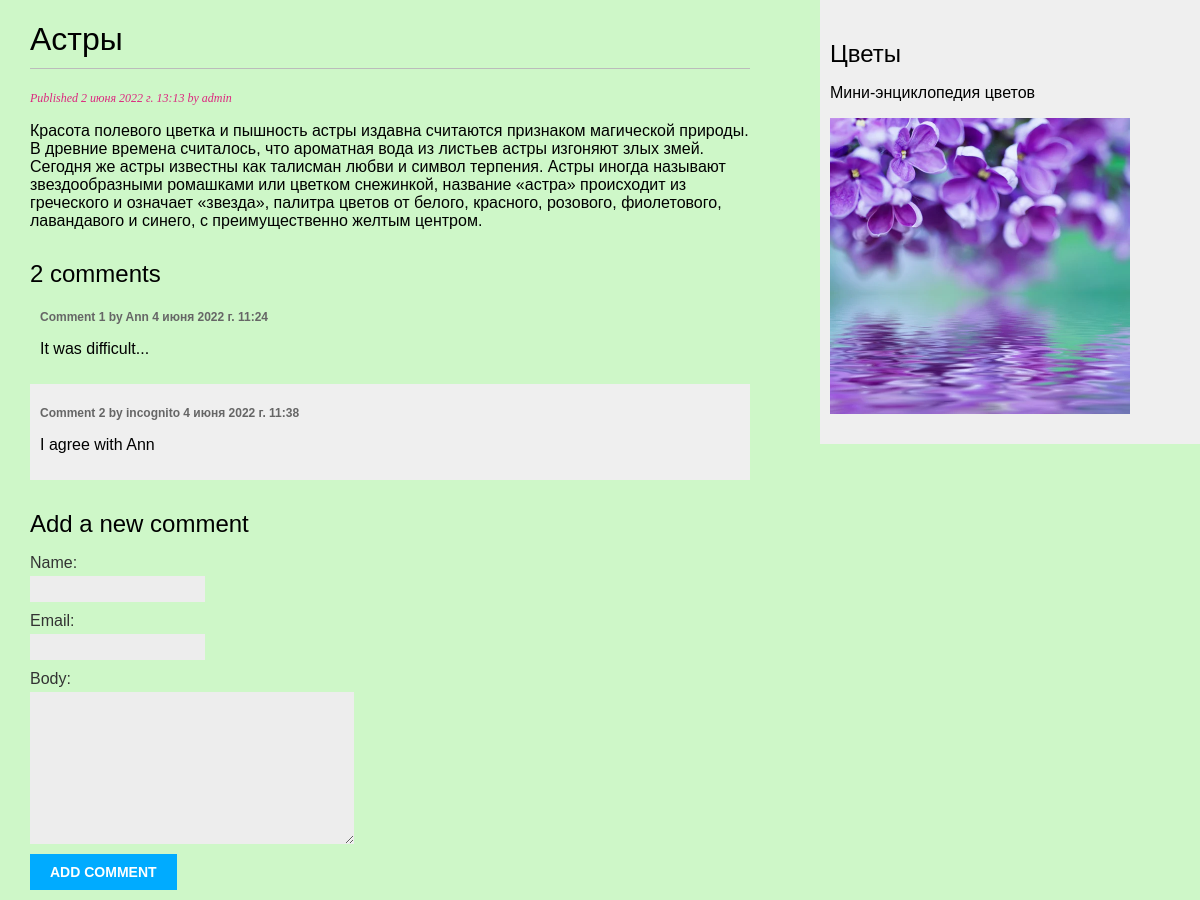
Page /blog/1/ on the committed database.
### blog/models.py (models this page shows, shortened)
class Post(models.Model):
    class Status(models.TextChoices):
        DRAFT = 'DF', 'Draft'
        PUBLISHED = 'PB', 'Published'
    title = models.CharField(max_length=250)
    slug = models.SlugField(max_length=250)
    author = models.ForeignKey(User,
                               on_delete=models.CASCADE,
                               related_name='blog_posts')
    body = models.TextField()
    publish = models.DateTimeField(default=timezone.now)
    created = models.DateTimeField(auto_now_add=True)
    updated = models.DateTimeField(auto_now=True)
    status = models.CharField(max_length=2,
                              choices=Status.choices,
                              default=Status.DRAFT)
    objects = models.Manager() # The default manager.
    published = PublishedManager() # Our custom manager.
    class Meta:
        ordering = ['-publish']
        indexes = [
            models.Index(fields=['-publish']),
        ]

class Comment(models.Model):
     post = models.ForeignKey(Post, on_delete=models.CASCADE, related_name='comments')
     name = models.CharField(max_length=80)
     email = models.EmailField()
     body = models.TextField()
     created = models.DateTimeField(auto_now_add=True)
     updated = models.DateTimeField(auto_now=True)
     active = models.BooleanField(default=True)
     class Meta:
         ordering = ['created']
         indexes = [
         models.Index(fields=['created']),
         ]

### blog/views.py (the view)
# urls.py: path('<int:id>/', views.post_detail, name='post_detail'),
def post_detail(request, id):
     post = get_object_or_404(Post, id=id, status=Post.Status.PUBLISHED)
     comments = post.comments.filter(active=True)
     form = CommentForm()
     return render(request, 'blog/post/detail.html', {'post': post, 'comments': comments,
    'form': form})

### blog/forms.py
class CommentForm(forms.ModelForm):
    class Meta:
        model = Comment
        fields = ['name', 'email', 'body']

### blog/templates/blog/post/detail.html (shortened to what this page needs)
{% extends "blog/base.html" %}
{% block content %}
  <h1>{{ post.title }}</h1>
  <p class="date">
    Published {{ post.publish }} by {{ post.author }}
  </p>
  {{ post.body|linebreaks }}
{% with comments.count as total_comments %}
	<h2>{{ total_comments }} comment{{ total_comments|pluralize }}</h2>
{% endwith %}
{% for comment in comments %}
	<div class="comment">
		<p class="info">
			Comment {{ forloop.counter }} by {{ comment.name }}
			{{ comment.created }}
		</p>
		{{ comment.body|linebreaks }}
	</div>
{% empty %}
	<p>There are no comments yet.</p>
{% endfor %}
<h2>Add a new comment</h2>
	<form action="{% url "blog:post_comment" post.id %}" method="post">
		{{ form.as_p }}
	<p><input type="submit" value="Add comment"></p>
	</form>
{% endblock %}

### blog/static/css/blog.css (style rules this page uses)
body { margin:0; padding:0; font-family:helvetica, sans-serif; background-color:#6ce85954 }
h1 { font-weight:normal; border-bottom:1px solid #bbb; padding:0 0 10px 0; }
h2 { font-weight:normal; margin:30px 0 0; }
p.date { color:#dc287f; font-family: georgia, serif; font-size: 12px; font-style: italic; }
label { float:left; clear:both; color:#333; margin-bottom:4px; }
input, textarea { clear:both; float:left; margin:0 0 10px; background:#ededed; border:0; padding:6px 10px; font-size:12px; }
input[type=submit] { font-weight:bold; background:#00abff; color:#fff; padding:10px 20px; font-size:14px; text-transform:uppercase; }
.comment { padding:10px; }
.comment:nth-child(even) { background:#efefef; }
.comment .info { font-weight:bold; font-size:12px; color:#666; }

### rows in the picture
Post: title "Астры", publish "2 июня 2022 г. 13:13", author "admin", body "Красота полевого цветка и пышность астры издавна считаются признаком магической природы. В древние времена считалось, что ароматная вода из листьев астры изгоняют злых змей. Сегодня же астры известны как талисман любви и символ терпения. Астры иногда называют звездообразными ромашками или цветком снежинкой, название «астра» происходит из греческого и означает «звезда», палитра цветов от белого, красного, розового, фиолетового, лавандавого и синего, с преимущественно желтым центром."
Comment: name "Ann", created "4 июня 2022 г. 11:24", body "It was difficult..."
Comment: name "incognito", created "4 июня 2022 г. 11:38", body "I agree with Ann"

### other values in the picture
{{ total_comments }} "2"
